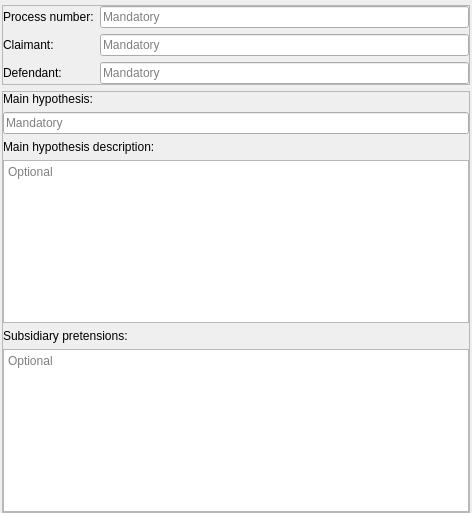
<?xml version="1.0" encoding="UTF-8"?>
<ui version="4.0">
 <class>CaseEditForm</class>
 <widget class="QWidget" name="CaseEditForm">
  <property name="geometry">
   <rect>
    <x>0</x>
    <y>0</y>
    <width>472</width>
    <height>513</height>
   </rect>
  </property>
  <property name="windowTitle">
   <string>Form</string>
  </property>
  <layout class="QVBoxLayout" name="verticalLayout">
   <property name="sizeConstraint">
    <enum>QLayout::SetMinAndMaxSize</enum>
   </property>
   <property name="leftMargin">
    <number>2</number>
   </property>
   <property name="topMargin">
    <number>5</number>
   </property>
   <property name="rightMargin">
    <number>2</number>
   </property>
   <property name="bottomMargin">
    <number>0</number>
   </property>
   <item>
    <widget class="QFrame" name="frame">
     <property name="frameShape">
      <enum>QFrame::StyledPanel</enum>
     </property>
     <property name="frameShadow">
      <enum>QFrame::Raised</enum>
     </property>
     <layout class="QFormLayout" name="formLayout_2">
      <property name="leftMargin">
       <number>0</number>
      </property>
      <property name="topMargin">
       <number>0</number>
      </property>
      <property name="rightMargin">
       <number>0</number>
      </property>
      <property name="bottomMargin">
       <number>0</number>
      </property>
      <item row="0" column="0">
       <widget class="QLabel" name="label">
        <property name="text">
         <string>Process number:</string>
        </property>
       </widget>
      </item>
      <item row="0" column="1">
       <widget class="QLineEdit" name="radicado_line_edit">
        <property name="placeholderText">
         <string>Mandatory</string>
        </property>
       </widget>
      </item>
      <item row="1" column="0">
       <widget class="QLabel" name="label_2">
        <property name="text">
         <string>Claimant:</string>
        </property>
       </widget>
      </item>
      <item row="1" column="1">
       <widget class="QLineEdit" name="claimant_line_edit">
        <property name="placeholderText">
         <string>Mandatory</string>
        </property>
       </widget>
      </item>
      <item row="2" column="0">
       <widget class="QLabel" name="label_3">
        <property name="text">
         <string>Defendant:</string>
        </property>
       </widget>
      </item>
      <item row="2" column="1">
       <widget class="QLineEdit" name="defendant_line_edit">
        <property name="placeholderText">
         <string>Mandatory</string>
        </property>
       </widget>
      </item>
     </layout>
    </widget>
   </item>
   <item>
    <widget class="QFrame" name="frame_2">
     <property name="frameShape">
      <enum>QFrame::StyledPanel</enum>
     </property>
     <property name="frameShadow">
      <enum>QFrame::Raised</enum>
     </property>
     <layout class="QFormLayout" name="formLayout">
      <property name="leftMargin">
       <number>0</number>
      </property>
      <property name="topMargin">
       <number>0</number>
      </property>
      <property name="rightMargin">
       <number>0</number>
      </property>
      <property name="bottomMargin">
       <number>0</number>
      </property>
      <item row="0" column="0">
       <widget class="QLabel" name="etiqueta_label">
        <property name="text">
         <string>Main hypothesis:</string>
        </property>
       </widget>
      </item>
      <item row="2" column="0">
       <widget class="QLabel" name="pretension_label">
        <property name="text">
         <string>Main hypothesis description:</string>
        </property>
       </widget>
      </item>
      <item row="4" column="0">
       <widget class="QLabel" name="label_4">
        <property name="text">
         <string>Subsidiary pretensions:</string>
        </property>
       </widget>
      </item>
      <item row="3" column="0" colspan="2">
       <widget class="QPlainTextEdit" name="pretension_text_edit">
        <property name="whatsThis">
         <string/>
        </property>
        <property name="sizeAdjustPolicy">
         <enum>QAbstractScrollArea::AdjustIgnored</enum>
        </property>
        <property name="lineWrapMode">
         <enum>QPlainTextEdit::WidgetWidth</enum>
        </property>
        <property name="placeholderText">
         <string>Optional</string>
        </property>
       </widget>
      </item>
      <item row="5" column="0" colspan="2">
       <widget class="QPlainTextEdit" name="subsidiary_hypothesis_text_edit">
        <property name="readOnly">
         <bool>true</bool>
        </property>
        <property name="placeholderText">
         <string>Optional</string>
        </property>
       </widget>
      </item>
      <item row="1" column="0" colspan="2">
       <widget class="QLineEdit" name="label_line_edit">
        <property name="whatsThis">
         <string/>
        </property>
        <property name="maxLength">
         <number>50</number>
        </property>
        <property name="placeholderText">
         <string>Mandatory</string>
        </property>
       </widget>
      </item>
     </layout>
    </widget>
   </item>
  </layout>
 </widget>
 <resources/>
 <connections/>
</ui>
